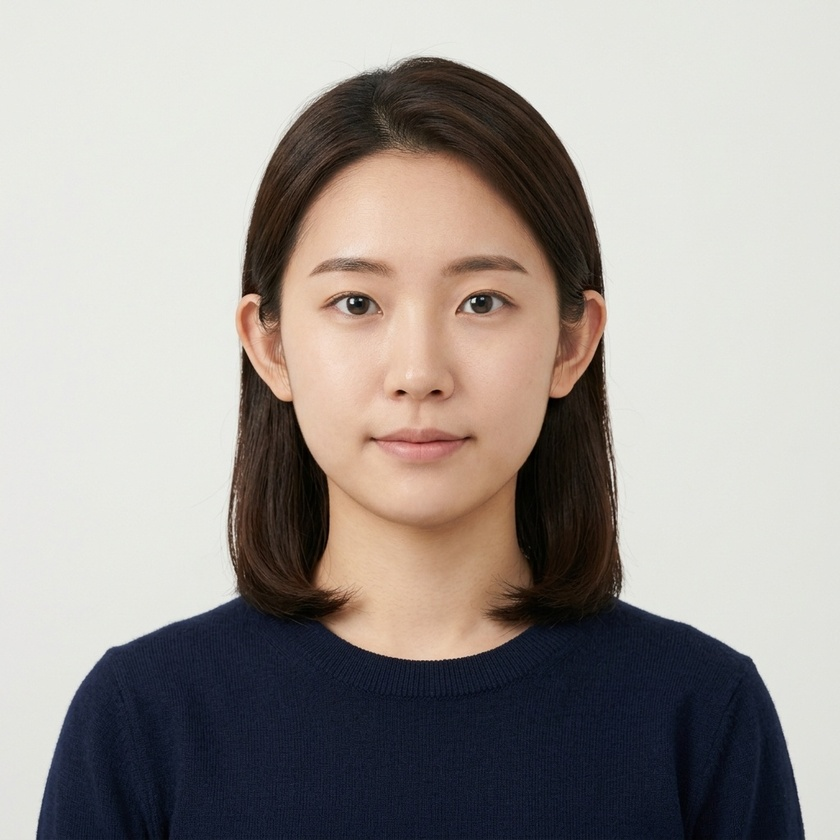
#> input picture Student Directory/Artificial_Intelligence_and_Machine_Learning/2nd_Year/Roll_101_Test_Student/face.jpg, 840 x 840 px, shrunk from 1024 x 1024 before the run
$ python basics.py
#> lines starting #> are read from the running program, lines starting #| are printed output that depends on the picture; after the words box and inside, x2 and y2 are one past the last pixel; in counts of white or black regions, pixels touching at a corner belong together
"""
AttendAI - Classical Computer Vision Baseline (Haar Cascade Detection)

This script demonstrates the foundational Viola-Jones Haar Cascade face detection
technique (using haarcascade_frontalface_default.xml) compared to the deep learning
convolutional approach (YuNet ONNX) used in the primary AttendAI web application.

Used as an initial laboratory experiment for B.Sc. AIML project evaluation.
"""

from pathlib import Path
import cv2

# Project root directory
BASE_DIR = Path(__file__).resolve().parent.parent
STUDENT_DIR = BASE_DIR / "Student Directory"
DATA_DIR = BASE_DIR / "data"

# Classical Haar Cascade Model File
CASCADE_FILE = DATA_DIR / "haarcascade_frontalface_default.xml"


def find_sample_student_image() -> Path | None:
    """Find a registered student face image from Student Directory for testing."""
    if STUDENT_DIR.exists():
        for img_path in STUDENT_DIR.rglob("face.jpg"):
            if img_path.is_file():
                return img_path
    return None


def main() -> int:
    """Run classical Haar Cascade face detection on a sample student face image."""
    print("=" * 60)
    print("AttendAI: Classical Haar Cascade Face Detection Baseline")
    print("=" * 60)

    # 1. Load Haar Cascade Classifier
    if CASCADE_FILE.exists():
        face_cascade = cv2.CascadeClassifier(str(CASCADE_FILE))
    else:
        face_cascade = cv2.CascadeClassifier(cv2.data.haarcascades + "haarcascade_frontalface_default.xml")

    if face_cascade.empty():
        print("[ERROR] Unable to load the OpenCV Haar cascade classifier.")
        return 1
    print("[OK] Loaded Haar cascade classifier successfully.")

    # 2. Locate a sample student image from registered students
    sample_image_path = find_sample_student_image()
    if not sample_image_path or not sample_image_path.exists():
        print("[INFO] No registered student faces found in Student Directory yet.")
        print("[INFO] Once a student is registered via AttendAI, their photo will be analyzed here.")
        return 0

    print(f"[INFO] Testing on registered student face: {sample_image_path.parent.name}")

    image = cv2.imread(str(sample_image_path))
#> image is the input picture: shape (840, 840, 3); mean B, G, R 149.9, 154.3, 160.3
    if image is None:
        print(f"[ERROR] Failed to read image at: {sample_image_path}")
        return 1

    gray_image = cv2.cvtColor(image, cv2.COLOR_BGR2GRAY)
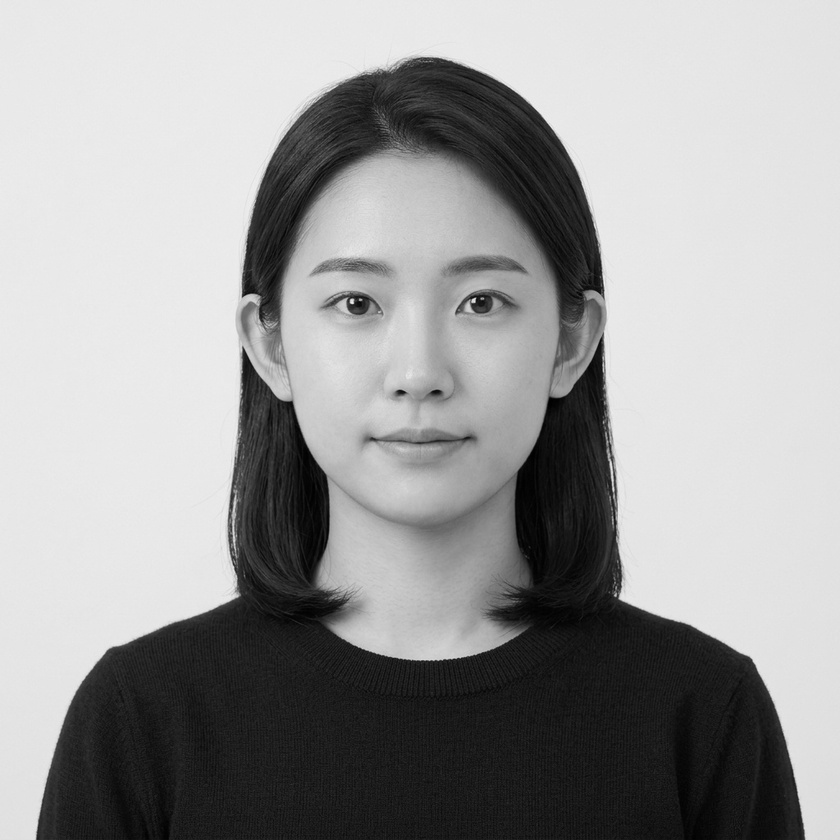
#> gray_image: shape (840, 840); min 0, max 243, mean 155.6

    # 3. Detect faces using multi-scale Haar features
    faces = face_cascade.detectMultiScale(
        gray_image,
        scaleFactor=1.1,
        minNeighbors=5,
        minSize=(30, 30)
    )
#> faces = [[246, 169, 344, 344]]

    print(f"[RESULT] Haar Cascade detected {len(faces)} face(s).")
#| [RESULT] Haar Cascade detected 1 face(s).
    for idx, (x, y, w, h) in enumerate(faces, start=1):
        print(f"  - Face {idx}: bounding box (x={x}, y={y}, w={w}, h={h})")
        cv2.rectangle(image, (x, y), (x + w, y + h), (0, 255, 0), 2)
#> this loop made 1 pass
#> (idx, x, y, w, h) on pass 1: (1, 246, 169, 344, 344)
#|   - Face 1: bounding box (x=246, y=169, w=344, h=344)
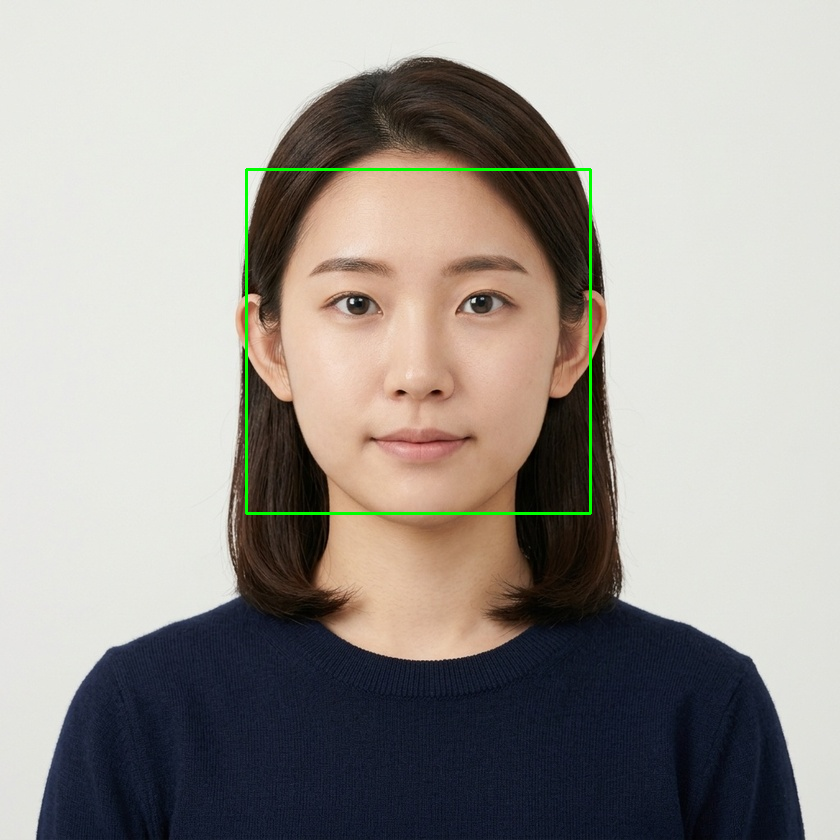
#> image: shape (840, 840, 3); 0.58% of pixels changed, all inside (x1, y1, x2, y2) = (245, 168, 592, 515)

    print("\nNote: While Haar Cascades provide fast CPU-based detection, the main AttendAI")
    print("platform utilizes OpenCV YuNet (ONNX) for superior precision, angle invariance,")
    print("and 5-point facial landmark alignment coupled with SFace 128-D embeddings.")
    return 0


if __name__ == "__main__":
    raise SystemExit(main())
#> (the program exits here)
